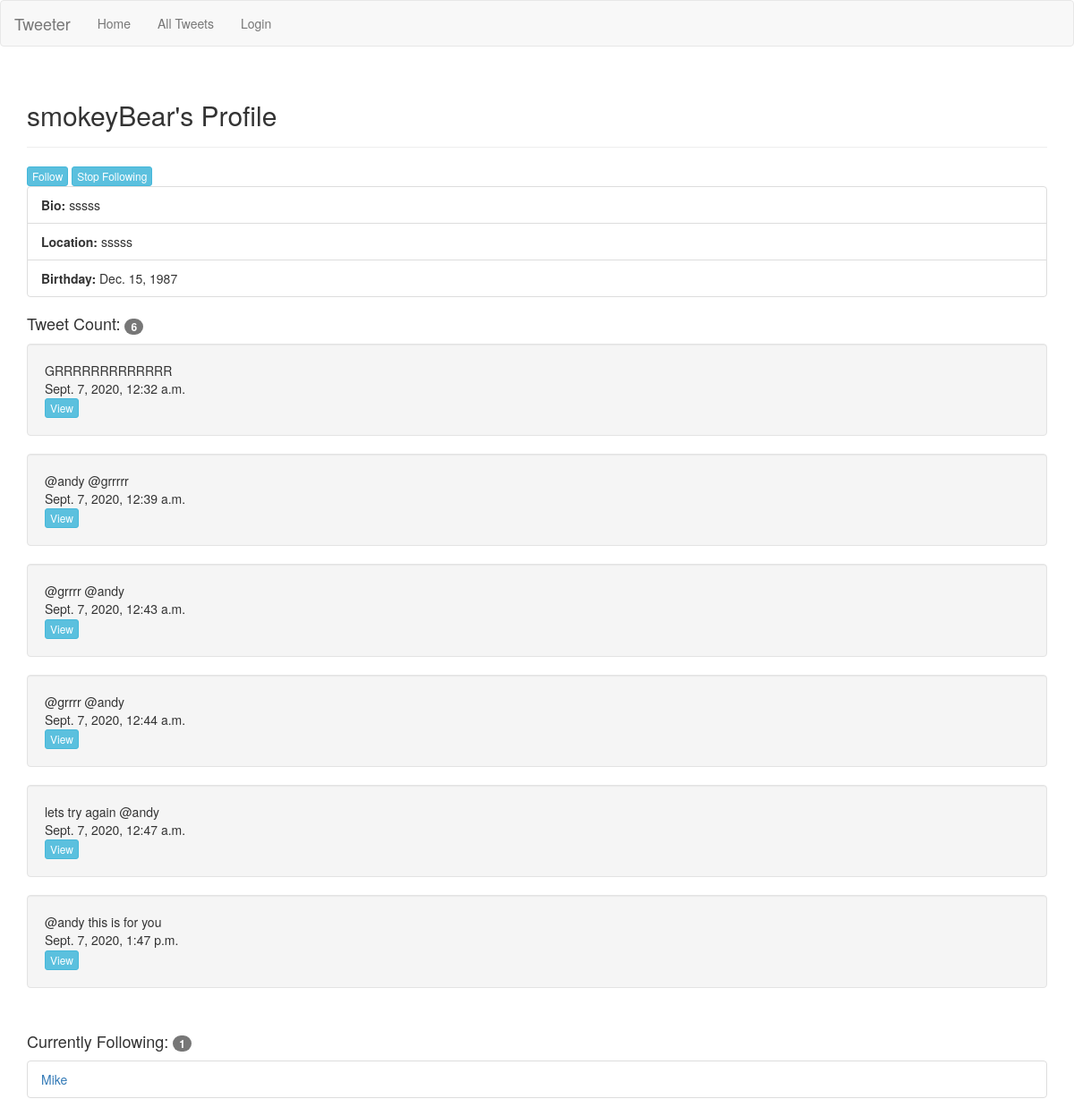
/profile/5, run on the app's committed database.
### twitteruser/models.py (models this page shows)
class CustomUser(AbstractUser):
    bio = models.TextField(max_length=240, null=True, blank=True)
    age = models.IntegerField(null=True, blank=True)
    location = models.TextField(max_length=180, null=True, blank=True)
    birthday = models.DateField(null=True, blank=True)
    following = models.ManyToManyField("self", related_name='following')
    def __str__(self):
        return self.username

### tweet/models.py (models this page shows, shortened)
class Tweet(models.Model):
    body = models.TextField(max_length=140)
    time_stamp = models.DateTimeField(default=timezone.now)
    author = models.ForeignKey(CustomUser, on_delete=models.CASCADE)

### twitteruser/views.py (the view)
# urls.py: path('profile/<int:user_id>', userviews.profile_view, name='profile'),
def profile_view(request, user_id):
    profile_user = CustomUser.objects.filter(id=user_id).first()
    followers = profile_user.following.all()
    follower_count = profile_user.following.count()
    profile_tweets = Tweet.objects.filter(author_id=user_id)
    tweet_count = Tweet.objects.filter(author_id=user_id).count()
    return render(request, 'profile.html', {"follower_count": follower_count, "profile_user":profile_user, "tweet_count": tweet_count, "followers": followers, "profile_tweets": profile_tweets})

### templates/profile.html
{% extends "base.html" %}
{% block content %}
<div class="page-header">
    <h2>{{profile_user.username}}'s Profile</h2></div>
    {% if request.user.username != profile_user.username %}
    <a href="/following/{{profile_user.id}}"><button type="button" class="btn btn-info btn-xs">Follow</button></a>
    <a href="/unfollow/{{profile_user.id}}"><button type="button" class="btn btn-info btn-xs">Stop Following</button></a>
    {% endif %}
    <br>
<ul class="list-group">
    <li class="list-group-item"><b>Bio:</b> {{profile_user.bio}}</li>
    <li class="list-group-item"><b>Location:</b> {{profile_user.location}}</li>
    <li class="list-group-item"><b>Birthday:</b> {{profile_user.birthday}}</li>
</ul>
<h4>Tweet Count: <span class="badge">{{tweet_count}}</span></h4>
{% for tweet in profile_tweets %}
    <div class='well'>
        {{tweet.body}}
        <br>
        {{tweet.time_stamp}}
        <br>
        <a href="/tweet/{{tweet.id}}"><button type="button" class="btn btn-info btn-xs">View</button></a>
    </div>
{% endfor %}
<br>
    <h4>Currently Following: <span class="badge">{{follower_count}}</span></h4>
<ul class="list-group">
    {% for follower in followers %}
    <li class="list-group-item"><a href="/profile/{{follower.id}}">{{follower}}</a></li>
    {% endfor %}
</ul>
    {% endblock %}

### data on the page
CustomUser: username "smokeyBear", bio "sssss", location "sssss", birthday "Dec. 15, 1987"
Tweet: body "GRRRRRRRRRRRRR", time_stamp "Sept. 7, 2020, 12:32 a.m."
Tweet: body "@andy @grrrrr", time_stamp "Sept. 7, 2020, 12:39 a.m."
Tweet: body "@grrrr @andy", time_stamp "Sept. 7, 2020, 12:43 a.m."
Tweet: body "@grrrr @andy", time_stamp "Sept. 7, 2020, 12:44 a.m."
Tweet: body "lets try again @andy", time_stamp "Sept. 7, 2020, 12:47 a.m."
Tweet: body "@andy this is for you", time_stamp "Sept. 7, 2020, 1:47 p.m."
CustomUser: username "Mike"

### other printed values
{{ tweet_count }} "6"
{{ follower_count }} "1"
